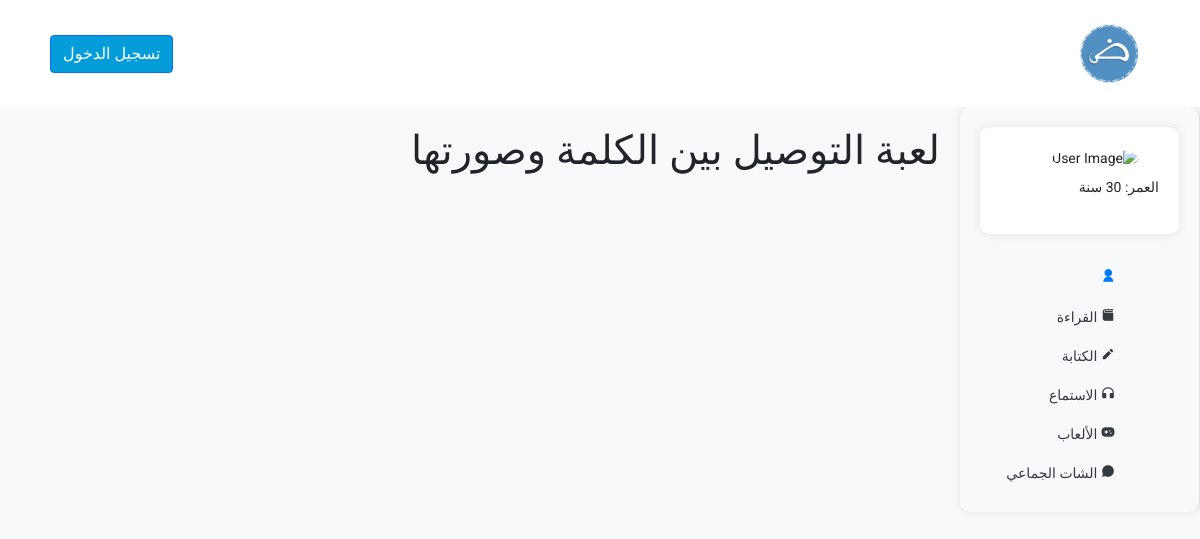
The page /games/ on the database as committed earlier.
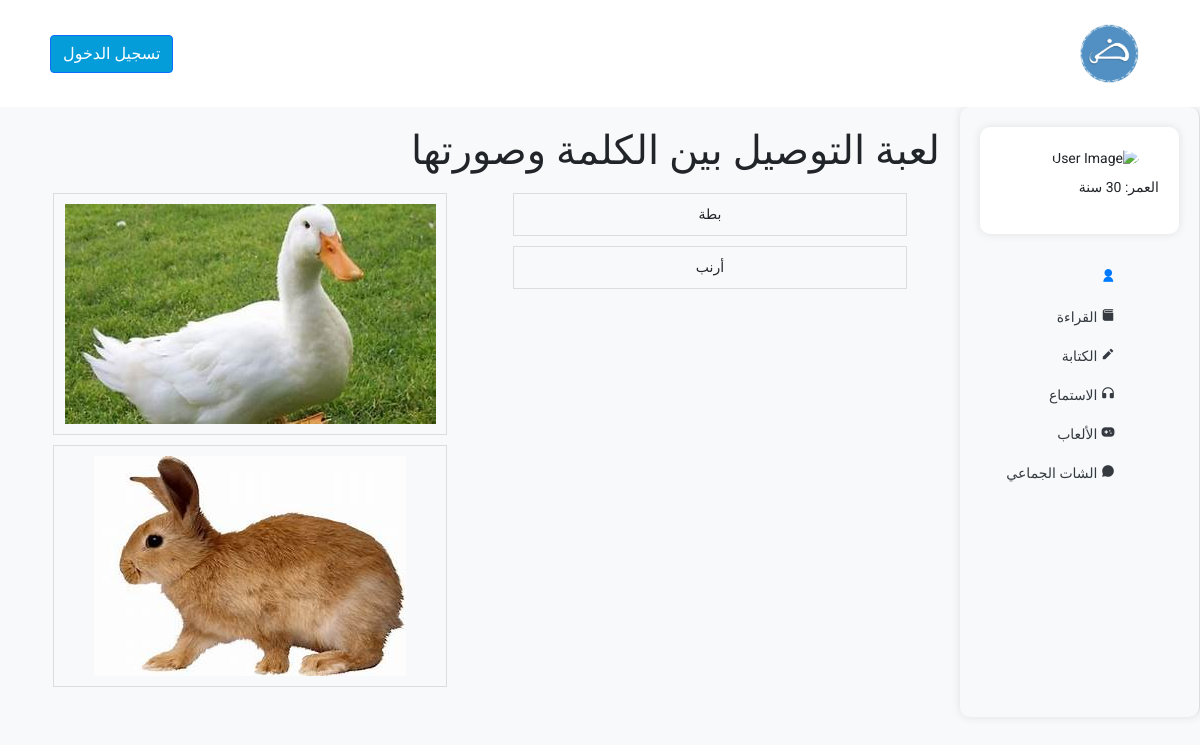
The same page on the database as committed later.
### games/models.py (models this page shows, shortened)
class WordImagePair(models.Model):
    word = models.CharField(max_length=100)
    image = models.ImageField(upload_to=image_upload)

### games/views.py (the view)
# urls.py: path('', views.game_view, name='game'),
def game_view(request):
    pairs = WordImagePair.objects.all()
    context = {'pairs': pairs}
    return render(request, 'game.html', context)

### games/templates/game.html (shortened to what this page needs)
{% extends 'base.html' %}
{% load static %}
{% block content %}
<div class="page-container">
    <div class="sidebar">
        <div class="user-profile mb-4">
            <img src="/media/{{ request.user.image }}" alt="User Image" class="img-fluid" />
            <div>
                <p>العمر: 30 سنة</p>
            </div>
        </div>
        <ul class="nav flex-column">
            <li class="nav-item">
                <a class="nav-link active" href="{% url 'base' %}">
                    <i class="ri-user-fill me-2"></i>
                </a>
            </li>
            <li class="nav-item">
                <a class="nav-link" href="{% url 'lessons:reading' %}">
                    <i class="ri-book-3-fill me-2"></i>
                    القراءة
                </a>
            </li>
            <li class="nav-item">
                <a class="nav-link" href="{% url 'lessons:writting' %}">
                    <i class="ri-pencil-fill me-2"></i>
                    الكتابة
                </a>
            </li>
            <li class="nav-item">
                <a class="nav-link" href="{% url 'lessons:listening' %}">
                    <i class="ri-headphone-fill me-2"></i>
                    الاستماع
                </a>
            </li>
            <li class="nav-item">
                <a class="nav-link" href="#">
                    <i class="ri-gamepad-fill me-2"></i>
                    الألعاب
                </a>
            </li>
            <li class="nav-item">
                <a class="nav-link" href="{% url 'chat:chat_room' %}">
                    <i class="ri-chat-3-fill me-2"></i>
                    الشات الجماعي
                </a>
            </li>
        </ul>
    </div>
    <div class="game-container-wrapper">
        <h1>لعبة التوصيل بين الكلمة وصورتها</h1>
        <div class="game-container">
            <div class="words">
                {% for pair in pairs %}
                    <div class="word" draggable="true" ondragstart="drag(event)" id="word-{{ pair.id }}" data-pair-id="{{ pair.id }}">
                        {{ pair.word }}
                    </div>
                {% endfor %}
            </div>
            <div class="images">
                {% for pair in pairs %}
                    <div class="image-container" ondrop="drop(event)" ondragover="allowDrop(event)" data-pair-id="{{ pair.id }}">
                        <img src="{{ pair.image.url }}" alt="{{ pair.word }}" class="image" id="image-{{ pair.id }}">
                    </div>
                {% endfor %}
            </div>
        </div>
    </div>
</div>
{% endblock %}

Rows that differ between the two databases and show on the page:
added WordImagePair: word "بطة", image (picture)
added WordImagePair: word "أرنب", image (picture)
